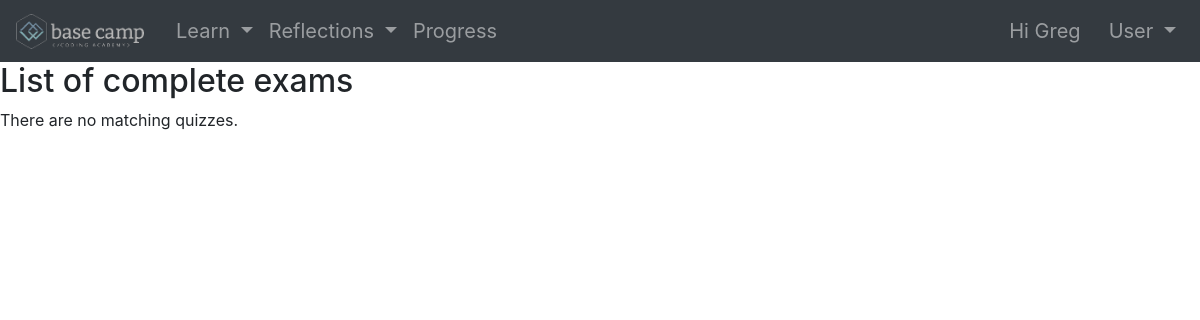
Before: /marking/ (signed in) with the older database file.
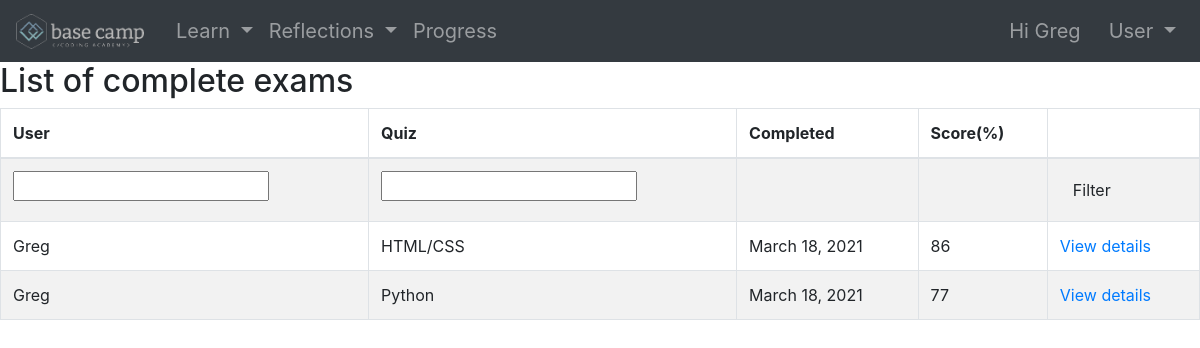
After: the same page with the newer database file.
### cards/models.py (models this page shows, shortened)
class Sitting(models.Model):
    user = models.ForeignKey(
        settings.AUTH_USER_MODEL, verbose_name=_("User"), on_delete=models.CASCADE
    )
    quiz = models.ForeignKey(Quiz, verbose_name=_("Quiz"), on_delete=models.CASCADE)
    question_order = models.CharField(
        validators=[validate_comma_separated_integer_list],
        max_length=1024,
        verbose_name=_("Question Order"),
    )
    question_list = models.CharField(
        validators=[validate_comma_separated_integer_list],
        max_length=1024,
        verbose_name=_("Question List"),
    )
    incorrect_questions = models.CharField(
        validators=[validate_comma_separated_integer_list],
        max_length=1024,
        blank=True,
        verbose_name=_("Incorrect questions"),
    )
    current_score = models.IntegerField(verbose_name=_("Current Score"))
    complete = models.BooleanField(
        default=False, blank=False, verbose_name=_("Complete")
    )
    user_answers = models.TextField(
        blank=True, default="{}", verbose_name=_("User Answers")
    )
    start = models.DateTimeField(auto_now_add=True, verbose_name=_("Start"))
    end = models.DateTimeField(null=True, blank=True, verbose_name=_("End"))
    objects = SittingManager()
    class Meta:
        permissions = (("view_sittings", _("Can see completed exams.")),)
    def _question_ids(self):
        return [int(n) for n in self.question_order.split(",") if n]
    @property
    def get_percent_correct(self):
        dividend = float(self.current_score)
        divisor = len(self._question_ids())
        if divisor < 1:
            return 0  # prevent divide by zero error
        if dividend > divisor:
            return 100
        correct = int(round((dividend / divisor) * 100))
        if correct >= 1:
            return correct
        else:
            return 0

class Quiz(models.Model):
    title = models.CharField(verbose_name=_("Title"), max_length=60, blank=False)
    description = models.TextField(
        verbose_name=_("Description"),
        blank=True,
        help_text=_("a description of the quiz"),
    )
    url = models.SlugField(
        max_length=60,
        blank=False,
        help_text=_("a user friendly url"),
        verbose_name=_("user friendly url"),
    )
    category = models.ForeignKey(
        Category,
        null=True,
        blank=True,
        verbose_name=_("Category"),
        on_delete=models.CASCADE,
    )
    random_order = models.BooleanField(
        blank=False,
        default=False,
        verbose_name=_("Random Order"),
        help_text=_(
            "Display the questions in " "a random order or as they " "are set?"
        ),
    )
    max_questions = models.PositiveIntegerField(
        blank=True,
        null=True,
        verbose_name=_("Max Questions"),
        help_text=_("Number of questions to be answered on each attempt."),
    )
    answers_at_end = models.BooleanField(
        blank=False,
        default=False,
        help_text=_(
            "Correct answer is NOT shown after question."
            " Answers displayed at the end."
        ),
        verbose_name=_("Answers at end"),
    )
    exam_paper = models.BooleanField(
        blank=False,
        default=False,
        help_text=_(
            "If yes, the result of each"
            " attempt by a user will be"
            " stored. Necessary for marking."
        ),
        verbose_name=_("Show Previous Attempts"),
    )
    single_attempt = models.BooleanField(
        blank=False,
        default=False,
        help_text=_(
            "If yes, only one attempt by"
            " a user will be permitted."
            " Non users cannot sit this exam."
        ),
        verbose_name=_("Single Attempt"),
    )
    pass_mark = models.SmallIntegerField(
        blank=True,
        default=0,
        verbose_name=_("Pass Mark"),
        help_text=_("Percentage required to pass exam."),
        validators=[MaxValueValidator(100)],
    )
    success_text = models.TextField(
        blank=True,
        help_text=_("Displayed if user passes."),
        verbose_name=_("Success Text"),
    )
    fail_text = models.TextField(
        verbose_name=_("Fail Text"), blank=True, help_text=_("Displayed if user fails.")
    )
    draft = models.BooleanField(
        blank=True,
        default=False,
        verbose_name=_("Draft"),
        help_text=_(
            "If yes, the quiz is not displayed"
            " in the quiz list and can only be"
            " taken by users who can edit"
            " quizzes."
        ),
    )
    class Meta:
        verbose_name = _("Quiz")
        verbose_name_plural = _("Quizzes")
    def __str__(self):
        return self.title

### cards/views.py (the view)
class QuizMarkingList(QuizMarkerMixin, SittingFilterTitleMixin, ListView):
    model = Sitting
    def get_queryset(self):
        queryset = super(QuizMarkingList, self).get_queryset().filter(complete=True)
        user_filter = self.request.GET.get("user_filter")
        if user_filter:
            queryset = queryset.filter(user__username__icontains=user_filter)
        return queryset
    class Meta:
        pass

### cards/views.py (called while the page is built)
    @method_decorator(login_required)
    @method_decorator(permission_required("quiz.view_sittings"))
    def dispatch(self, *args, **kwargs):
        return super(QuizMarkerMixin, self).dispatch(*args, **kwargs)

    def get_queryset(self):
        queryset = super(SittingFilterTitleMixin, self).get_queryset()
        quiz_filter = self.request.GET.get("quiz_filter")
        if quiz_filter:
            queryset = queryset.filter(quiz__title__icontains=quiz_filter)
        return queryset

### templates/cards/sitting_list.html (shortened to what this page needs)
<!DOCTYPE html>
{% extends 'base.html' %}
{% load i18n %}
{% block content %}
<h2>{% trans "List of complete exams" %}</h2>
    {% if sitting_list %}
		<table class="table table-bordered table-striped">
		  <thead>
			<tr>
			  <th>{% trans "User" %}</th>
			  <th>{% trans "Quiz" %}</th>
			  <th>{% trans "Completed" %}</th>
			  <th>{% trans "Score" %}(%)</th>
			  <th></th>
			</tr>
		  </thead>
		  <tbody>
			<tr>
			  <form action="" method="GET">
				<td><input type="text" name="user_filter" /></td>
				<td><input type="text" name="quiz_filter" /></td>
				<td></td>
				<td></td>
				<td><button type="submit" class="btn btn-default">{% trans "Filter"%}</button></td>
			  </form>
			</tr>
        {% for sitting in sitting_list %}
			<tr>
			  <td>{{ sitting.user }}</td>
			  <td>{{ sitting.quiz }}</td>
			  <td>{{ sitting.end|date }}</td>
			  <td>{{ sitting.get_percent_correct }}</td>
			  <td>
				<a href="{% url 'quiz_marking_detail' pk=sitting.id %}">
				  {% trans "View details" %}
				</a>
			  </td>
			</tr>
        {% endfor %}
		  </tbody>
		</table>
    {% else %}
        <p>{% trans "There are no matching quizzes" %}.</p>
    {% endif %}
{% endblock %}

### templates/base.html (shortened to what this page needs)
<!DOCTYPE html>
{% load i18n %}
<!DOCTYPE html>
{% load static %}
<html lang="en">
<head>
    <link rel="stylesheet" href="{% static 'css/base.css' %}">
    <link rel="stylesheet" href="https://cdn.jsdelivr.net/npm/bootstrap@4.6.0/dist/css/bootstrap.min.css">
</head>
<body>
    <main>
    <div>
        {% include 'partials/navbar.html' %}
    </div>
    <div>
        {% block content %}
        {% endblock content %}
    </div>
    </main>
</body>
</html>

### templates/partials/navbar.html (shortened to what this page needs)
<!DOCTYPE html>
{% load static %}
<nav class="navbar navbar-expand-lg navbar-dark bg-dark">
    <a class="navbar-brand" href="{% url 'home' %}"><img src="/static/Header2.png" alt="Cards 2.0"  height="35rem"></a>
    <div class="collapse navbar-collapse" id="navbarSupportedContent">
        <ul class="navbar-nav ml-2">
            {% if user.is_authenticated %}
            <li class="nav-item dropdown">
                <a class="nav-link dropdown-toggle" href="#" id="navbarDropdown" role="button" data-toggle="dropdown" aria-haspopup="true" aria-expanded="false" style="font-size:20px;">
                  Learn
                </a>
            </li>
            <li class="nav-item dropdown">
                <a class="nav-link dropdown-toggle" href="#" id="navbarDropdown" role="button" data-toggle="dropdown" aria-haspopup="true" aria-expanded="false" style=" font-size:20px;">
                  Reflections
                </a>
            </li>
            <li class="nav-item" style="color:gray">
                <a href="{% url 'quiz_progress' %}" class="nav-link" style=" font-size:20px;">Progress</a>
            </li>
        </ul>
        <ul class="navbar-nav ml-auto">
        <span class="navbar-text" style="font-size: 20px; margin-right: 20px;">Hi {{ user.username }}</span>
            <li class="nav-item dropdown ">
            <a class="nav-link dropdown-toggle" href="#" id="navbarDropdown" role="button" data-toggle="dropdown" aria-haspopup="true" aria-expanded="false" style=" font-size:20px;">
                User
              </a>
            </li>
        {% endif %}
        </ul>
    </div>
    </nav>

### static/css/base.css (style rules this page uses)
* { box-sizing: border-box; }
body { font-family: Verdana, sans-serif; margin: 0; }

Changed rows visible on the page:
added Sitting: user "Greg", quiz "HTML/CSS", end "March 18, 2021", get_percent_correct "86"
added Sitting: user "Greg", quiz "Python", end "March 18, 2021", get_percent_correct "77"
Other visible differences:
text no longer shown: "There are no matching quizzes ."
text now shown: "User Quiz Completed Score (%) Filter"
